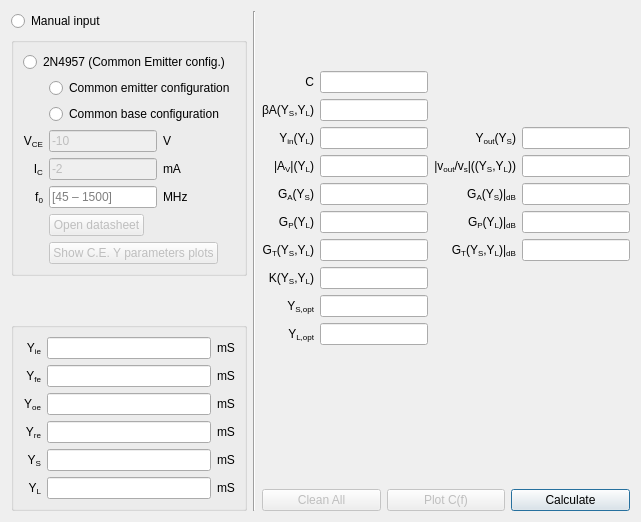
      <widget class="QWidget" name="tab_5">
       <attribute name="title">
        <string>Y</string>
       </attribute>
       <layout class="QGridLayout" name="gridLayout_14">
        <item row="0" column="1" rowspan="4">
         <widget class="Line" name="line">
          <property name="orientation">
           <enum>Qt::Vertical</enum>
          </property>
         </widget>
        </item>
        <item row="0" column="2" rowspan="2">
         <layout class="QGridLayout" name="gridLayout_2">
          <item row="7" column="1">
           <widget class="QLineEdit" name="GP_box_2">
            <property name="readOnly">
             <bool>true</bool>
            </property>
           </widget>
          </item>
          <item row="6" column="3">
           <widget class="QLineEdit" name="GA_box_dB_2">
            <property name="readOnly">
             <bool>true</bool>
            </property>
           </widget>
          </item>
          <item row="5" column="2">
           <widget class="QLabel" name="label_174">
            <property name="text">
             <string>&lt;html&gt;&lt;head/&gt;&lt;body&gt;&lt;p&gt;|v&lt;span style=&quot; vertical-align:sub;&quot;&gt;out&lt;/span&gt;/v&lt;span style=&quot; vertical-align:sub;&quot;&gt;s&lt;/span&gt;|((Y&lt;span style=&quot; vertical-align:sub;&quot;&gt;S&lt;/span&gt;,Y&lt;span style=&quot; vertical-align:sub;&quot;&gt;L&lt;/span&gt;))&lt;/p&gt;&lt;/body&gt;&lt;/html&gt;</string>
            </property>
            <property name="alignment">
             <set>Qt::AlignRight|Qt::AlignTrailing|Qt::AlignVCenter</set>
            </property>
           </widget>
          </item>
          <item row="4" column="3">
           <widget class="QLineEdit" name="y_out_box_2">
            <property name="sizePolicy">
             <sizepolicy hsizetype="Expanding" vsizetype="Fixed">
              <horstretch>0</horstretch>
              <verstretch>0</verstretch>
             </sizepolicy>
            </property>
            <property name="readOnly">
             <bool>true</bool>
            </property>
           </widget>
          </item>
          <item row="7" column="0">
           <widget class="QLabel" name="label_133">
            <property name="text">
             <string>G&lt;sub&gt;P&lt;/sub&gt;(Y&lt;sub&gt;L&lt;/sub&gt;)</string>
            </property>
            <property name="alignment">
             <set>Qt::AlignRight|Qt::AlignTrailing|Qt::AlignVCenter</set>
            </property>
           </widget>
          </item>
          <item row="10" column="0">
           <widget class="QLabel" name="label_134">
            <property name="text">
             <string>Y&lt;sub&gt;S,opt&lt;/sub&gt;</string>
            </property>
            <property name="alignment">
             <set>Qt::AlignRight|Qt::AlignTrailing|Qt::AlignVCenter</set>
            </property>
           </widget>
          </item>
          <item row="7" column="2">
           <widget class="QLabel" name="label_137">
            <property name="text">
             <string>&lt;html&gt;&lt;head/&gt;&lt;body&gt;&lt;p&gt;G&lt;span style=&quot; vertical-align:sub;&quot;&gt;P&lt;/span&gt;(Y&lt;span style=&quot; vertical-align:sub;&quot;&gt;L&lt;/span&gt;)|&lt;span style=&quot; vertical-align:sub;&quot;&gt;dB&lt;/span&gt;&lt;/p&gt;&lt;/body&gt;&lt;/html&gt;</string>
            </property>
            <property name="alignment">
             <set>Qt::AlignRight|Qt::AlignTrailing|Qt::AlignVCenter</set>
            </property>
           </widget>
          </item>
          <item row="4" column="1">
           <widget class="QLineEdit" name="y_in_box_2">
            <property name="readOnly">
             <bool>true</bool>
            </property>
           </widget>
          </item>
          <item row="8" column="3">
           <widget class="QLineEdit" name="GT_box_dB_2">
            <property name="readOnly">
             <bool>true</bool>
            </property>
           </widget>
          </item>
          <item row="5" column="0">
           <widget class="QLabel" name="label_173">
            <property name="text">
             <string>&lt;html&gt;&lt;head/&gt;&lt;body&gt;&lt;p&gt;|A&lt;span style=&quot; vertical-align:sub;&quot;&gt;V&lt;/span&gt;|(Y&lt;span style=&quot; vertical-align:sub;&quot;&gt;L&lt;/span&gt;)&lt;/p&gt;&lt;/body&gt;&lt;/html&gt;</string>
            </property>
            <property name="alignment">
             <set>Qt::AlignRight|Qt::AlignTrailing|Qt::AlignVCenter</set>
            </property>
           </widget>
          </item>
          <item row="6" column="2">
           <widget class="QLabel" name="label_136">
            <property name="text">
             <string>&lt;html&gt;&lt;head/&gt;&lt;body&gt;&lt;p&gt;G&lt;span style=&quot; vertical-align:sub;&quot;&gt;A&lt;/span&gt;(Y&lt;span style=&quot; vertical-align:sub;&quot;&gt;S&lt;/span&gt;)|&lt;span style=&quot; vertical-align:sub;&quot;&gt;dB&lt;/span&gt;&lt;/p&gt;&lt;/body&gt;&lt;/html&gt;</string>
            </property>
            <property name="alignment">
             <set>Qt::AlignRight|Qt::AlignTrailing|Qt::AlignVCenter</set>
            </property>
           </widget>
          </item>
          <item row="8" column="2">
           <widget class="QLabel" name="label_138">
            <property name="text">
             <string>&lt;html&gt;&lt;head/&gt;&lt;body&gt;&lt;p&gt;G&lt;span style=&quot; vertical-align:sub;&quot;&gt;T&lt;/span&gt;(Y&lt;span style=&quot; vertical-align:sub;&quot;&gt;S&lt;/span&gt;,Y&lt;span style=&quot; vertical-align:sub;&quot;&gt;L&lt;/span&gt;)|&lt;span style=&quot; vertical-align:sub;&quot;&gt;dB&lt;/span&gt;&lt;/p&gt;&lt;/body&gt;&lt;/html&gt;</string>
            </property>
            <property name="alignment">
             <set>Qt::AlignRight|Qt::AlignTrailing|Qt::AlignVCenter</set>
            </property>
           </widget>
          </item>
          <item row="9" column="0">
           <widget class="QLabel" name="label_132">
            <property name="text">
             <string>&lt;html&gt;&lt;head/&gt;&lt;body&gt;&lt;p&gt;K(Y&lt;span style=&quot; vertical-align:sub;&quot;&gt;S&lt;/span&gt;,Y&lt;span style=&quot; vertical-align:sub;&quot;&gt;L&lt;/span&gt;)&lt;/p&gt;&lt;/body&gt;&lt;/html&gt;</string>
            </property>
            <property name="alignment">
             <set>Qt::AlignRight|Qt::AlignTrailing|Qt::AlignVCenter</set>
            </property>
           </widget>
          </item>
          <item row="11" column="0">
           <widget class="QLabel" name="label_140">
            <property name="text">
             <string>Y&lt;sub&gt;L,opt&lt;/sub&gt;</string>
            </property>
            <property name="alignment">
             <set>Qt::AlignRight|Qt::AlignTrailing|Qt::AlignVCenter</set>
            </property>
           </widget>
          </item>
          <item row="7" column="3">
           <widget class="QLineEdit" name="GP_box_dB_2">
            <property name="readOnly">
             <bool>true</bool>
            </property>
           </widget>
          </item>
          <item row="3" column="0">
           <widget class="QLabel" name="label_143">
            <property name="text">
             <string>βA(Y&lt;sub&gt;S&lt;/sub&gt;,Y&lt;sub&gt;L&lt;/sub&gt;)</string>
            </property>
            <property name="alignment">
             <set>Qt::AlignRight|Qt::AlignTrailing|Qt::AlignVCenter</set>
            </property>
           </widget>
          </item>
          <item row="10" column="1">
           <widget class="QLineEdit" name="y_s_opt_box_2">
            <property name="readOnly">
             <bool>true</bool>
            </property>
           </widget>
          </item>
          <item row="8" column="1">
           <widget class="QLineEdit" name="GT_box_2">
            <property name="readOnly">
             <bool>true</bool>
            </property>
           </widget>
          </item>
          <item row="3" column="1">
           <widget class="QLineEdit" name="beta_A_box_2">
            <property name="readOnly">
             <bool>true</bool>
            </property>
           </widget>
          </item>
          <item row="6" column="0">
           <widget class="QLabel" name="label_135">
            <property name="text">
             <string>G&lt;sub&gt;A&lt;/sub&gt;(Y&lt;sub&gt;S&lt;/sub&gt;)</string>
            </property>
            <property name="alignment">
             <set>Qt::AlignRight|Qt::AlignTrailing|Qt::AlignVCenter</set>
            </property>
           </widget>
          </item>
          <item row="8" column="0">
           <widget class="QLabel" name="label_141">
            <property name="text">
             <string>G&lt;sub&gt;T&lt;/sub&gt;(Y&lt;sub&gt;S&lt;/sub&gt;,Y&lt;sub&gt;L&lt;/sub&gt;)</string>
            </property>
            <property name="alignment">
             <set>Qt::AlignRight|Qt::AlignTrailing|Qt::AlignVCenter</set>
            </property>
           </widget>
          </item>
          <item row="9" column="1">
           <widget class="QLineEdit" name="k_box_3">
            <property name="readOnly">
             <bool>true</bool>
            </property>
           </widget>
          </item>
          <item row="4" column="0">
           <widget class="QLabel" name="label_142">
            <property name="text">
             <string>Y&lt;sub&gt;in&lt;/sub&gt;(Y&lt;sub&gt;L&lt;/sub&gt;)</string>
            </property>
            <property name="alignment">
             <set>Qt::AlignRight|Qt::AlignTrailing|Qt::AlignVCenter</set>
            </property>
           </widget>
          </item>
          <item row="4" column="2">
           <widget class="QLabel" name="label_131">
            <property name="text">
             <string>Y&lt;sub&gt;out&lt;/sub&gt;(Y&lt;sub&gt;S&lt;/sub&gt;)</string>
            </property>
            <property name="alignment">
             <set>Qt::AlignRight|Qt::AlignTrailing|Qt::AlignVCenter</set>
            </property>
           </widget>
          </item>
          <item row="11" column="1">
           <widget class="QLineEdit" name="y_L_opt_box_2">
            <property name="readOnly">
             <bool>true</bool>
            </property>
           </widget>
          </item>
          <item row="5" column="1">
           <widget class="QLineEdit" name="A_V_box">
            <property name="readOnly">
             <bool>true</bool>
            </property>
           </widget>
          </item>
          <item row="5" column="3">
           <widget class="QLineEdit" name="vout_over_vs_box">
            <property name="readOnly">
             <bool>true</bool>
            </property>
           </widget>
          </item>
          <item row="6" column="1">
           <widget class="QLineEdit" name="GA_box_2">
            <property name="readOnly">
             <bool>true</bool>
            </property>
           </widget>
          </item>
          <item row="2" column="0">
           <widget class="QLabel" name="label_139">
            <property name="text">
             <string>C</string>
            </property>
            <property name="alignment">
             <set>Qt::AlignRight|Qt::AlignTrailing|Qt::AlignVCenter</set>
            </property>
           </widget>
          </item>
          <item row="2" column="1">
           <widget class="QLineEdit" name="C_box_2">
            <property name="readOnly">
             <bool>true</bool>
            </property>
           </widget>
          </item>
          <item row="1" column="1" colspan="3">
           <widget class="QLabel" name="label_Y_tab">
            <property name="text">
             <string/>
            </property>
            <property name="alignment">
             <set>Qt::AlignLeading|Qt::AlignLeft|Qt::AlignVCenter</set>
            </property>
           </widget>
          </item>
          <item row="0" column="1">
           <spacer name="verticalSpacer_4">
            <property name="orientation">
             <enum>Qt::Vertical</enum>
            </property>
            <property name="sizeType">
             <enum>QSizePolicy::Minimum</enum>
            </property>
            <property name="sizeHint" stdset="0">
             <size>
              <width>20</width>
              <height>40</height>
             </size>
            </property>
           </spacer>
          </item>
         </layout>
        </item>
        <item row="1" column="0" rowspan="3">
         <layout class="QGridLayout" name="gridLayout_13">
          <item row="2" column="0">
           <widget class="QGroupBox" name="groupBox">
            <property name="title">
             <string/>
            </property>
            <layout class="QGridLayout" name="gridLayout">
             <item row="1" column="2">
              <widget class="QLabel" name="label_127">
               <property name="text">
                <string>mS</string>
               </property>
              </widget>
             </item>
             <item row="6" column="2">
              <widget class="QLabel" name="label_10">
               <property name="text">
                <string>mS</string>
               </property>
              </widget>
             </item>
             <item row="3" column="1">
              <widget class="QLineEdit" name="y_o_box_2">
               <property name="placeholderText">
                <string/>
               </property>
              </widget>
             </item>
             <item row="3" column="0">
              <widget class="QLabel" name="label_79">
               <property name="sizePolicy">
                <sizepolicy hsizetype="Minimum" vsizetype="Preferred">
                 <horstretch>0</horstretch>
                 <verstretch>0</verstretch>
                </sizepolicy>
               </property>
               <property name="toolTip">
                <string notr="true"/>
               </property>
               <property name="statusTip">
                <string notr="true"/>
               </property>
               <property name="whatsThis">
                <string notr="true"/>
               </property>
               <property name="accessibleName">
                <string notr="true"/>
               </property>
               <property name="accessibleDescription">
                <string notr="true"/>
               </property>
               <property name="text">
                <string>&lt;html&gt;&lt;head/&gt;&lt;body&gt;&lt;p&gt;Y&lt;span style=&quot; vertical-align:sub;&quot;&gt;oe&lt;/span&gt;&lt;/p&gt;&lt;/body&gt;&lt;/html&gt;</string>
               </property>
               <property name="alignment">
                <set>Qt::AlignRight|Qt::AlignTrailing|Qt::AlignVCenter</set>
               </property>
              </widget>
             </item>
             <item row="2" column="1">
              <widget class="QLineEdit" name="y_f_box_2">
               <property name="placeholderText">
                <string/>
               </property>
              </widget>
             </item>
             <item row="4" column="1">
              <widget class="QLineEdit" name="y_r_box_2">
               <property name="placeholderText">
                <string/>
               </property>
              </widget>
             </item>
             <item row="4" column="0">
              <widget class="QLabel" name="label_78">
               <property name="sizePolicy">
                <sizepolicy hsizetype="Minimum" vsizetype="Preferred">
                 <horstretch>0</horstretch>
                 <verstretch>0</verstretch>
                </sizepolicy>
               </property>
               <property name="toolTip">
                <string notr="true"/>
               </property>
               <property name="statusTip">
                <string notr="true"/>
               </property>
               <property name="whatsThis">
                <string notr="true"/>
               </property>
               <property name="accessibleName">
                <string notr="true"/>
               </property>
               <property name="accessibleDescription">
                <string notr="true"/>
               </property>
               <property name="text">
                <string>&lt;html&gt;&lt;head/&gt;&lt;body&gt;&lt;p&gt;Y&lt;span style=&quot; vertical-align:sub;&quot;&gt;re&lt;/span&gt;&lt;/p&gt;&lt;/body&gt;&lt;/html&gt;</string>
               </property>
               <property name="alignment">
                <set>Qt::AlignRight|Qt::AlignTrailing|Qt::AlignVCenter</set>
               </property>
              </widget>
             </item>
             <item row="5" column="0">
              <widget class="QLabel" name="label_120">
               <property name="sizePolicy">
                <sizepolicy hsizetype="Minimum" vsizetype="Preferred">
                 <horstretch>0</horstretch>
                 <verstretch>0</verstretch>
                </sizepolicy>
               </property>
               <property name="text">
                <string>Y&lt;sub&gt;S&lt;/sub&gt;</string>
               </property>
               <property name="alignment">
                <set>Qt::AlignRight|Qt::AlignTrailing|Qt::AlignVCenter</set>
               </property>
              </widget>
             </item>
             <item row="1" column="1">
              <widget class="QLineEdit" name="y_i_box_2">
               <property name="placeholderText">
                <string/>
               </property>
              </widget>
             </item>
             <item row="3" column="2">
              <widget class="QLabel" name="label_129">
               <property name="text">
                <string>mS</string>
               </property>
              </widget>
             </item>
             <item row="1" column="0">
              <widget class="QLabel" name="label_20">
               <property name="toolTip">
                <string notr="true"/>
               </property>
               <property name="statusTip">
                <string notr="true"/>
               </property>
               <property name="whatsThis">
                <string notr="true"/>
               </property>
               <property name="accessibleName">
                <string notr="true"/>
               </property>
               <property name="accessibleDescription">
                <string notr="true"/>
               </property>
               <property name="text">
                <string>&lt;html&gt;&lt;head/&gt;&lt;body&gt;&lt;p&gt;Y&lt;span style=&quot; vertical-align:sub;&quot;&gt;ie&lt;/span&gt;&lt;/p&gt;&lt;/body&gt;&lt;/html&gt;</string>
               </property>
               <property name="alignment">
                <set>Qt::AlignRight|Qt::AlignTrailing|Qt::AlignVCenter</set>
               </property>
              </widget>
             </item>
             <item row="2" column="0">
              <widget class="QLabel" name="label_81">
               <property name="sizePolicy">
                <sizepolicy hsizetype="Minimum" vsizetype="Preferred">
                 <horstretch>0</horstretch>
                 <verstretch>0</verstretch>
                </sizepolicy>
               </property>
               <property name="toolTip">
                <string notr="true"/>
               </property>
               <property name="statusTip">
                <string notr="true"/>
               </property>
               <property name="whatsThis">
                <string notr="true"/>
               </property>
               <property name="accessibleName">
                <string notr="true"/>
               </property>
               <property name="accessibleDescription">
                <string notr="true"/>
               </property>
               <property name="text">
                <string>&lt;html&gt;&lt;head/&gt;&lt;body&gt;&lt;p&gt;Y&lt;span style=&quot; vertical-align:sub;&quot;&gt;fe&lt;/span&gt;&lt;/p&gt;&lt;/body&gt;&lt;/html&gt;</string>
               </property>
               <property name="alignment">
                <set>Qt::AlignRight|Qt::AlignTrailing|Qt::AlignVCenter</set>
               </property>
              </widget>
             </item>
             <item row="2" column="2">
              <widget class="QLabel" name="label_121">
               <property name="text">
                <string>mS</string>
               </property>
              </widget>
             </item>
             <item row="4" column="2">
              <widget class="QLabel" name="label_128">
               <property name="text">
                <string>mS</string>
               </property>
              </widget>
             </item>
             <item row="5" column="1">
              <widget class="QLineEdit" name="y_s_box_2">
               <property name="placeholderText">
                <string/>
               </property>
              </widget>
             </item>
             <item row="6" column="0">
              <widget class="QLabel" name="label_119">
               <property name="sizePolicy">
                <sizepolicy hsizetype="Minimum" vsizetype="Preferred">
                 <horstretch>0</horstretch>
                 <verstretch>0</verstretch>
                </sizepolicy>
               </property>
               <property name="text">
                <string>Y&lt;sub&gt;L&lt;/sub&gt;</string>
               </property>
               <property name="alignment">
                <set>Qt::AlignRight|Qt::AlignTrailing|Qt::AlignVCenter</set>
               </property>
              </widget>
             </item>
             <item row="5" column="2">
              <widget class="QLabel" name="label_9">
               <property name="text">
                <string>mS</string>
               </property>
              </widget>
             </item>
             <item row="6" column="1">
              <widget class="QLineEdit" name="y_L_box_2">
               <property name="placeholderText">
                <string/>
               </property>
              </widget>
             </item>
            </layout>
           </widget>
          </item>
          <item row="0" column="0">
           <widget class="QGroupBox" name="groupBox_4">
            <property name="title">
             <string/>
            </property>
            <layout class="QGridLayout" name="gridLayout_5">
             <item row="0" column="0">
              <layout class="QGridLayout" name="gridLayout_3">
               <item row="4" column="2">
                <widget class="QLabel" name="label_38">
                 <property name="sizePolicy">
                  <sizepolicy hsizetype="Minimum" vsizetype="Preferred">
                   <horstretch>0</horstretch>
                   <verstretch>0</verstretch>
                  </sizepolicy>
                 </property>
                 <property name="text">
                  <string>mA</string>
                 </property>
                </widget>
               </item>
               <item row="4" column="1">
                <widget class="QLineEdit" name="vce_box_3">
                 <property name="enabled">
                  <bool>false</bool>
                 </property>
                 <property name="sizePolicy">
                  <sizepolicy hsizetype="Fixed" vsizetype="Fixed">
                   <horstretch>0</horstretch>
                   <verstretch>0</verstretch>
                  </sizepolicy>
                 </property>
                 <property name="text">
                  <string>-2</string>
                 </property>
                </widget>
               </item>
               <item row="3" column="1">
                <widget class="QLineEdit" name="vce_box_2">
                 <property name="enabled">
                  <bool>false</bool>
                 </property>
                 <property name="sizePolicy">
                  <sizepolicy hsizetype="Fixed" vsizetype="Fixed">
                   <horstretch>0</horstretch>
                   <verstretch>0</verstretch>
                  </sizepolicy>
                 </property>
                 <property name="text">
                  <string>-10</string>
                 </property>
                </widget>
               </item>
               <item row="3" column="0">
                <widget class="QLabel" name="label_165">
                 <property name="sizePolicy">
                  <sizepolicy hsizetype="Fixed" vsizetype="Preferred">
                   <horstretch>0</horstretch>
                   <verstretch>0</verstretch>
                  </sizepolicy>
                 </property>
                 <property name="layoutDirection">
                  <enum>Qt::RightToLeft</enum>
                 </property>
                 <property name="text">
                  <string>&lt;html&gt;&lt;head/&gt;&lt;body&gt;&lt;p&gt;V&lt;span style=&quot; vertical-align:sub;&quot;&gt;CE&lt;/span&gt;&lt;/p&gt;&lt;/body&gt;&lt;/html&gt;</string>
                 </property>
                 <property name="alignment">
                  <set>Qt::AlignRight|Qt::AlignTrailing|Qt::AlignVCenter</set>
                 </property>
                </widget>
               </item>
               <item row="4" column="0">
                <widget class="QLabel" name="label_166">
                 <property name="sizePolicy">
                  <sizepolicy hsizetype="Fixed" vsizetype="Preferred">
                   <horstretch>0</horstretch>
                   <verstretch>0</verstretch>
                  </sizepolicy>
                 </property>
                 <property name="layoutDirection">
                  <enum>Qt::RightToLeft</enum>
                 </property>
                 <property name="text">
                  <string>&lt;html&gt;&lt;head/&gt;&lt;body&gt;&lt;p&gt;I&lt;span style=&quot; vertical-align:sub;&quot;&gt;C&lt;/span&gt;&lt;/p&gt;&lt;/body&gt;&lt;/html&gt;</string>
                 </property>
                 <property name="alignment">
                  <set>Qt::AlignRight|Qt::AlignTrailing|Qt::AlignVCenter</set>
                 </property>
                </widget>
               </item>
               <item row="5" column="0">
                <widget class="QLabel" name="label_118">
                 <property name="sizePolicy">
                  <sizepolicy hsizetype="Fixed" vsizetype="Preferred">
                   <horstretch>0</horstretch>
                   <verstretch>0</verstretch>
                  </sizepolicy>
                 </property>
                 <property name="layoutDirection">
                  <enum>Qt::RightToLeft</enum>
                 </property>
                 <property name="text">
                  <string>f&lt;sub&gt;0&lt;/sub&gt;</string>
                 </property>
                 <property name="alignment">
                  <set>Qt::AlignRight|Qt::AlignTrailing|Qt::AlignVCenter</set>
                 </property>
                </widget>
               </item>
               <item row="1" column="1" colspan="2">
                <widget class="QRadioButton" name="radioButton_CE">
                 <property name="text">
                  <string>Common emitter configuration</string>
                 </property>
                 <attribute name="buttonGroup">
                  <string notr="true">buttonGroup_2</string>
                 </attribute>
                </widget>
               </item>
               <item row="5" column="1">
                <widget class="QLineEdit" name="f0_box_2">
                 <property name="sizePolicy">
                  <sizepolicy hsizetype="Fixed" vsizetype="Fixed">
                   <horstretch>0</horstretch>
                   <verstretch>0</verstretch>
                  </sizepolicy>
                 </property>
                 <property name="placeholderText">
                  <string>[45 – 1500]</string>
                 </property>
                </widget>
               </item>
               <item row="2" column="1" colspan="2">
                <widget class="QRadioButton" name="radioButton_CB">
                 <property name="text">
                  <string>Common base configuration</string>
                 </property>
                 <attribute name="buttonGroup">
                  <string notr="true">buttonGroup_2</string>
                 </attribute>
                </widget>
               </item>
               <item row="3" column="2">
                <widget class="QLabel" name="label_37">
                 <property name="sizePolicy">
                  <sizepolicy hsizetype="Minimum" vsizetype="Preferred">
                   <horstretch>0</horstretch>
                   <verstretch>0</verstretch>
                  </sizepolicy>
                 </property>
                 <property name="text">
                  <string>V</string>
                 </property>
                </widget>
               </item>
               <item row="5" column="2">
                <widget class="QLabel" name="label_8">
                 <property name="sizePolicy">
                  <sizepolicy hsizetype="Minimum" vsizetype="Preferred">
                   <horstretch>0</horstretch>
                   <verstretch>0</verstretch>
                  </sizepolicy>
                 </property>
                 <property name="text">
                  <string>MHz</string>
                 </property>
                </widget>
               </item>
               <item row="0" column="0" colspan="3">
                <widget class="QRadioButton" name="radiobutton_2n4957">
                 <property name="text">
                  <string>2N4957 (Common Emitter config.)</string>
                 </property>
                 <attribute name="buttonGroup">
                  <string notr="true">buttonGroup</string>
                 </attribute>
                </widget>
               </item>
               <item row="7" column="1" colspan="2">
                <widget class="QPushButton" name="show_plots_button">
                 <property name="enabled">
                  <bool>false</bool>
                 </property>
                 <property name="sizePolicy">
                  <sizepolicy hsizetype="Fixed" vsizetype="Fixed">
                   <horstretch>0</horstretch>
                   <verstretch>0</verstretch>
                  </sizepolicy>
                 </property>
                 <property name="text">
                  <string notr="true">Show C.E. Y parameters plots</string>
                 </property>
                </widget>
               </item>
               <item row="6" column="1">
                <widget class="QPushButton" name="open_datasheet_Y_button">
                 <property name="enabled">
                  <bool>false</bool>
                 </property>
                 <property name="sizePolicy">
                  <sizepolicy hsizetype="Fixed" vsizetype="Fixed">
                   <horstretch>0</horstretch>
                   <verstretch>0</verstretch>
                  </sizepolicy>
                 </property>
                 <property name="text">
                  <string>Open datasheet</string>
                 </property>
                </widget>
               </item>
              </layout>
             </item>
            </layout>
           </widget>
          </item>
          <item row="1" column="0">
           <spacer name="verticalSpacer">
            <property name="orientation">
             <enum>Qt::Vertical</enum>
            </property>
            <property name="sizeHint" stdset="0">
             <size>
              <width>20</width>
              <height>40</height>
             </size>
            </property>
           </spacer>
          </item>
         </layout>
        </item>
        <item row="3" column="2">
         <layout class="QHBoxLayout" name="horizontalLayout_2">
          <item>
           <widget class="QPushButton" name="Clean_all_button_4">
            <property name="enabled">
             <bool>false</bool>
            </property>
            <property name="text">
             <string>Clean All</string>
            </property>
           </widget>
          </item>
          <item>
           <widget class="QPushButton" name="plot_C_f0_button">
            <property name="enabled">
             <bool>false</bool>
            </property>
            <property name="text">
             <string>Plot C(f)</string>
            </property>
            <property name="autoDefault">
             <bool>false</bool>
            </property>
            <property name="default">
             <bool>false</bool>
            </property>
            <property name="flat">
             <bool>false</bool>
            </property>
           </widget>
          </item>
          <item>
           <widget class="QPushButton" name="Calculate_button_4">
            <property name="text">
             <string>Calculate</string>
            </property>
            <property name="autoDefault">
             <bool>true</bool>
            </property>
            <property name="default">
             <bool>true</bool>
            </property>
           </widget>
          </item>
         </layout>
        </item>
        <item row="2" column="2">
         <spacer name="verticalSpacer_5">
          <property name="orientation">
           <enum>Qt::Vertical</enum>
          </property>
          <property name="sizeType">
           <enum>QSizePolicy::Minimum</enum>
          </property>
          <property name="sizeHint" stdset="0">
           <size>
            <width>20</width>
            <height>40</height>
           </size>
          </property>
         </spacer>
        </item>
        <item row="0" column="0">
         <widget class="QRadioButton" name="manual_input_y_radioButton">
          <property name="text">
           <string>Manual input</string>
          </property>
          <attribute name="buttonGroup">
           <string notr="true">buttonGroup</string>
          </attribute>
         </widget>
        </item>
       </layout>
      </widget>
